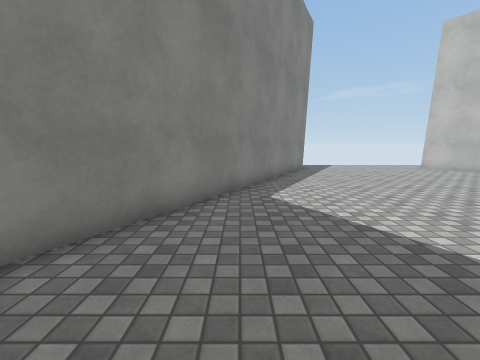
view 1 (above)

16 first-person views from a walk through a scene from a Unity 3-D project. The camera is 1.3 m above the floor, tilts 8° down and sees 90° across. The floor is counted in squares, 1 m on a side. Each view is taken from the middle of a square. On the plan, view 1 faces up. The plan holds only what a view shows up to about 12 squares ahead; the rest is blank. Surface patterns are stand-ins for the level's own textures.

view 2
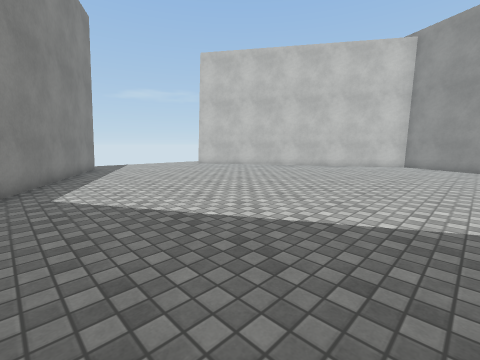

view 3
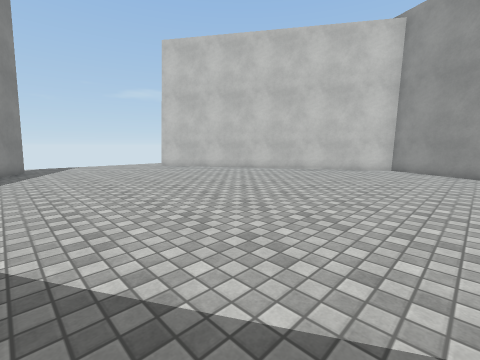

view 4
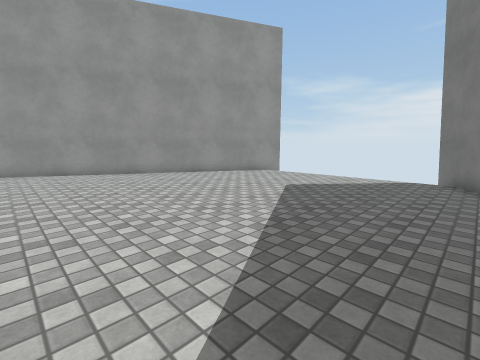

view 5
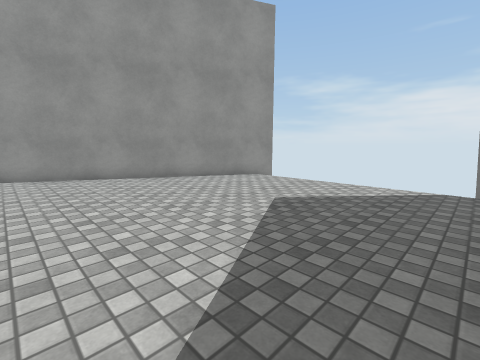

view 6
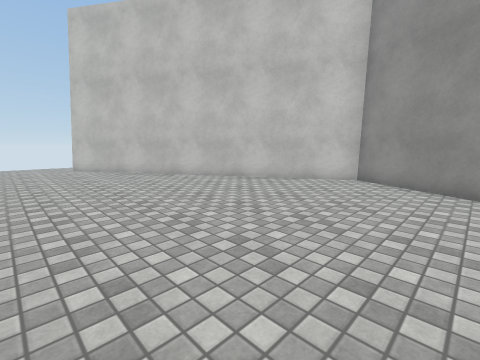

view 7
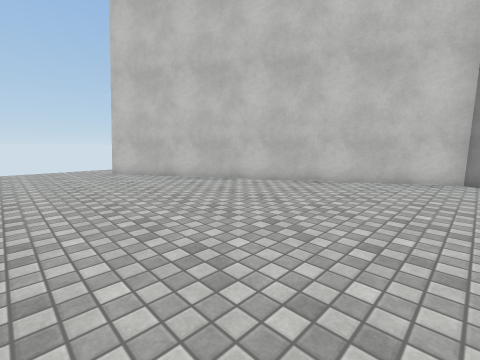

view 8
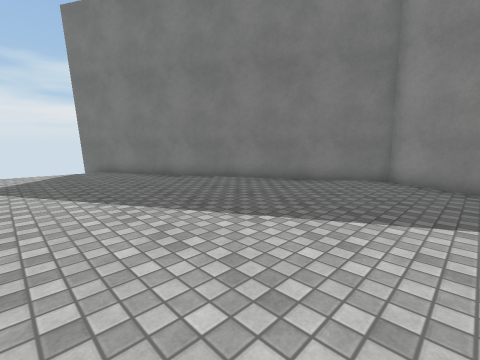

view 9
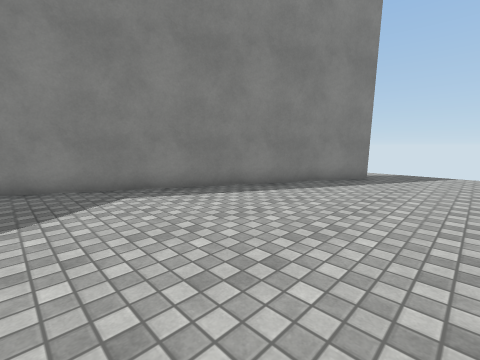

view 10
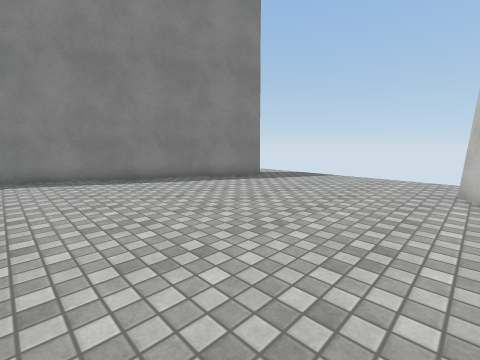

view 11
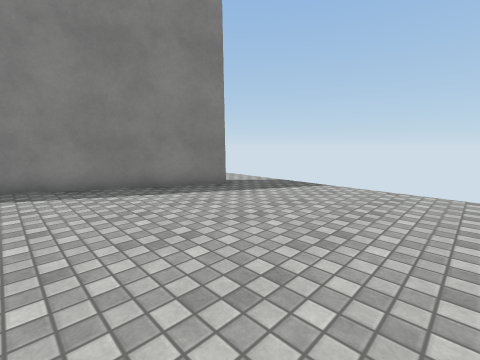

view 12
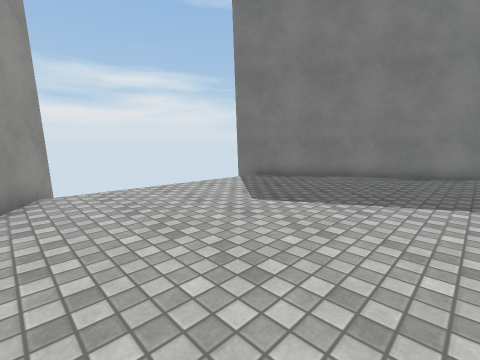

view 13
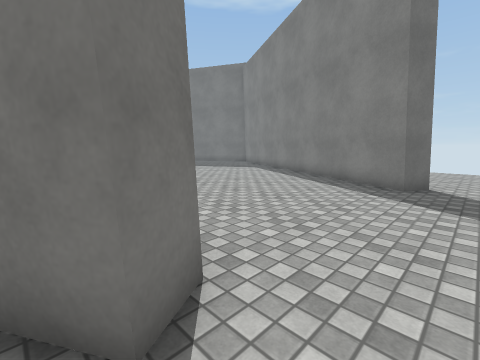

view 14
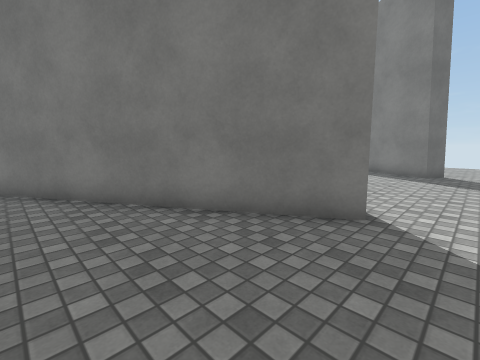

view 15
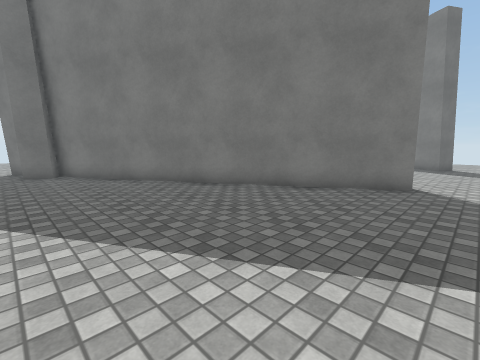

view 16
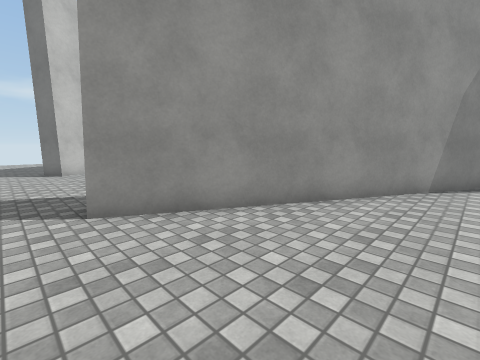

### Floor plan
Points are (right, up) in squares from view 1. A wall is a line through its corners. A room is listed if a view was taken in it or the views show most of it. See-through windows are left out.
Room 1 (views 1, 2, 3, 4, 5, 6, 7, 8, 9, 10, 11, 12)
walls: (2.4, 14.1) (2.9, 15) (3.8, 14.5) (-3, 1.7) (4, -10.1); (11, -10.3) (17.8, 2.3) (10.7, 14.2)
ways out: opening at (10.5, 15.5) to room 2; opening at (2.5, 15.5) to room 3; gap at (4, -10); gap at (11, -10)
Room 2 (views 13, 14, 15)
walls: (10.7, 14.2) (11.6, 14.7) (18.3, 3.4); (18.6, 3.8) (19.5, 3.3); (19.3, 1.7) (19.8, 0.9)
ways out: opening at (10.5, 15.5) to room 1
Room 3 (view 16)
walls: (-2.1, 5.6) (2.4, 14.1)
ways out: opening at (2.5, 15.5) to room 1

Where each view was taken, in squares from view 1:
view 1: 0 up, 0 right, facing up
view 2: 1 down, 0 right, facing up-right
view 3: 1 down, 3 right, facing up-right
view 4: 1 up, 3 right, facing down-right
view 5: 1 down, 4 right, facing down-right
view 6: 1 down, 8 right, facing up-right
view 7: 2 up, 7 right, facing up-right
view 8: 4 up, 7 right, facing down-left
view 9: 4 up, 7 right, facing up-left
view 10: 6 up, 11 right, facing up-left
view 11: 9 up, 10 right, facing up-left
view 12: 2 down, 12 right, facing down-left
view 13: 16 up, 12 right, facing down-left
view 14: 16 up, 16 right, facing down-left
view 15: 16 up, 20 right, facing down-left
view 16: 16 up, 2 left, facing down-right
